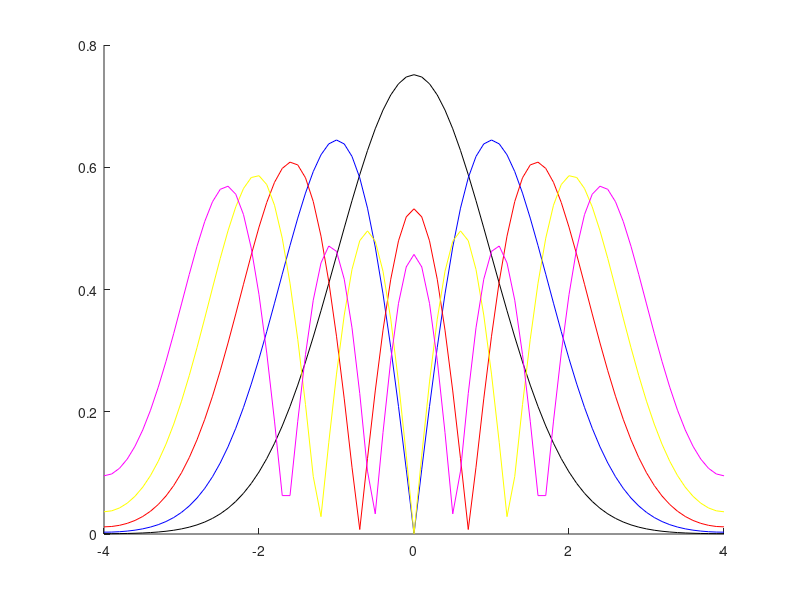

Source code (MATLAB):
% calculate the eigenvalue and eigenfunctions using finite difference
clear all;close all;clc
d = 0.1; % mesh size
L = 4; % interval
xspan = -L:d:L; % mesh
N = length(xspan); % number of mesh points
dim = N - 2; % dimension of the solution matrix
A = zeros(dim,dim); % the interior points

% --- boundary conditions ---
A(1,1) = xspan(2) * xspan(2) + 2 / 3 / d^2;
A(1,2) = - 2 / 3 / d^2;
A(dim, dim - 1) = - 2 / 3 / d^2;
A(dim, dim) = (L - d)^2 + 2 / 3 / d^2;

% --- finite difference scheme of interior points ---
for i = 2:dim - 1 % the second line to last but one line
    A(i,i-1) = - 1 / d^2;
    A(i,i) = 2 / d^2 + xspan(i+1) * xspan(i+1);
    A(i,i+1) = - 1 / d^2;
end

% --- calculating eigenvalues and eigenfunctions ---
[psi, epsilon] = eigs(A,5,'sm'); % first five mode
epsilon = diag(epsilon)';
[epsilon, index] = sort(epsilon); % sort eigenvalue from small to large
psi = psi(:,index); % sort the corresponding eigenvalues

% --- adding the boundary points ---
psi = [(4 * psi(1,:) - psi(2,:))/3;psi];
psi = [psi;(4 * psi(end,:) - psi(end - 1,:))/3];

% --- normalize and plot ---
hold on
color = ['k','b','r','y','m'];
for i = 1:5
    norm = trapz(xspan, psi(:,i).*psi(:,i));
    psi(:,i) = abs(psi(:,i))/sqrt(norm);
    plot(xspan, psi(:,i), color(i)); % plot the abs of eigenfunctions
end